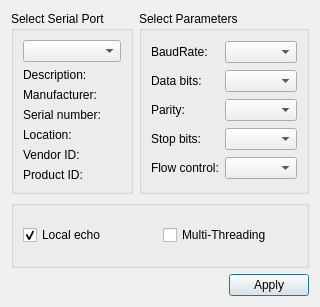
<?xml version="1.0" encoding="UTF-8"?>
<ui version="4.0">
 <class>SettingsDialog</class>
 <widget class="QDialog" name="SettingsDialog">
  <property name="geometry">
   <rect>
    <x>0</x>
    <y>0</y>
    <width>316</width>
    <height>307</height>
   </rect>
  </property>
  <property name="windowTitle">
   <string>Settings</string>
  </property>
  <layout class="QGridLayout" name="gridLayout_3">
   <item row="0" column="1">
    <widget class="QGroupBox" name="parametersBox">
     <property name="title">
      <string>Select Parameters</string>
     </property>
     <layout class="QGridLayout" name="gridLayout_2">
      <item row="0" column="0">
       <widget class="QLabel" name="baudRateLabel">
        <property name="text">
         <string>BaudRate:</string>
        </property>
       </widget>
      </item>
      <item row="0" column="1">
       <widget class="QComboBox" name="baudRateBox"/>
      </item>
      <item row="1" column="0">
       <widget class="QLabel" name="dataBitsLabel">
        <property name="text">
         <string>Data bits:</string>
        </property>
       </widget>
      </item>
      <item row="1" column="1">
       <widget class="QComboBox" name="dataBitsBox"/>
      </item>
      <item row="2" column="0">
       <widget class="QLabel" name="parityLabel">
        <property name="text">
         <string>Parity:</string>
        </property>
       </widget>
      </item>
      <item row="2" column="1">
       <widget class="QComboBox" name="parityBox"/>
      </item>
      <item row="3" column="0">
       <widget class="QLabel" name="stopBitsLabel">
        <property name="text">
         <string>Stop bits:</string>
        </property>
       </widget>
      </item>
      <item row="3" column="1">
       <widget class="QComboBox" name="stopBitsBox"/>
      </item>
      <item row="4" column="0">
       <widget class="QLabel" name="flowControlLabel">
        <property name="text">
         <string>Flow control:</string>
        </property>
       </widget>
      </item>
      <item row="4" column="1">
       <widget class="QComboBox" name="flowControlBox"/>
      </item>
     </layout>
    </widget>
   </item>
   <item row="0" column="0">
    <widget class="QGroupBox" name="selectBox">
     <property name="title">
      <string>Select Serial Port</string>
     </property>
     <layout class="QGridLayout" name="gridLayout">
      <item row="0" column="0">
       <widget class="QComboBox" name="serialPortInfoListBox"/>
      </item>
      <item row="1" column="0">
       <widget class="QLabel" name="descriptionLabel">
        <property name="text">
         <string>Description:</string>
        </property>
       </widget>
      </item>
      <item row="2" column="0">
       <widget class="QLabel" name="manufacturerLabel">
        <property name="text">
         <string>Manufacturer:</string>
        </property>
       </widget>
      </item>
      <item row="3" column="0">
       <widget class="QLabel" name="serialNumberLabel">
        <property name="text">
         <string>Serial number:</string>
        </property>
       </widget>
      </item>
      <item row="4" column="0">
       <widget class="QLabel" name="locationLabel">
        <property name="text">
         <string>Location:</string>
        </property>
       </widget>
      </item>
      <item row="5" column="0">
       <widget class="QLabel" name="vidLabel">
        <property name="text">
         <string>Vendor ID:</string>
        </property>
       </widget>
      </item>
      <item row="6" column="0">
       <widget class="QLabel" name="pidLabel">
        <property name="text">
         <string>Product ID:</string>
        </property>
       </widget>
      </item>
     </layout>
    </widget>
   </item>
   <item row="1" column="0" colspan="2">
    <widget class="QGroupBox" name="additionalOptionsGroupBox">
     <layout class="QHBoxLayout" name="horizontalLayout_2">
      <item>
       <widget class="QCheckBox" name="localEchoCheckBox">
        <property name="text">
         <string>Local echo</string>
        </property>
        <property name="checked">
         <bool>true</bool>
        </property>
        <attribute name="buttonGroup">
         <string notr="true">buttonGroup</string>
        </attribute>
       </widget>
      </item>
      <item>
       <widget class="QCheckBox" name="multiThreadCheckBox">
        <property name="text">
         <string>Multi-Threading</string>
        </property>
        <attribute name="buttonGroup">
         <string notr="true">buttonGroup</string>
        </attribute>
       </widget>
      </item>
     </layout>
    </widget>
   </item>
   <item row="2" column="0" colspan="2">
    <layout class="QHBoxLayout" name="horizontalLayout">
     <item>
      <spacer name="horizontalSpacer">
       <property name="orientation">
        <enum>Qt::Horizontal</enum>
       </property>
       <property name="sizeHint" stdset="0">
        <size>
         <width>96</width>
         <height>20</height>
        </size>
       </property>
      </spacer>
     </item>
     <item>
      <widget class="QPushButton" name="applyButton">
       <property name="text">
        <string>Apply</string>
       </property>
      </widget>
     </item>
    </layout>
   </item>
  </layout>
 </widget>
 <resources/>
 <connections/>
 <buttongroups>
  <buttongroup name="buttonGroup"/>
 </buttongroups>
</ui>
